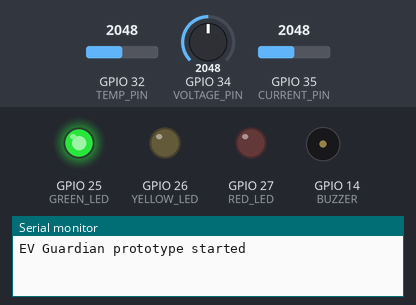
Simulated run of this sketch. Board: ESP32. Parts: output pins drawn as LEDs (lit = HIGH), buzzer (waves = sounding, pin HIGH), the last lines printed to the serial monitor. The test bench sets the inputs (shaded band); at power-on: GPIO 34 (VOLTAGE_PIN) = 2048, GPIO 35 (CURRENT_PIN) = 2048, GPIO 32 (TEMP_PIN) = 2048 (analog values on the 0–4095 scale).

Above: at 0.1 s.
At 2.8 s:
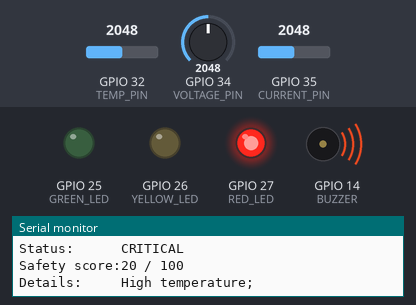
2.9 s: GPIO 34 (VOLTAGE_PIN) set to 2573
4.4 s: GPIO 34 (VOLTAGE_PIN) set to 2681
7.5 s: GPIO 35 (CURRENT_PIN) set to 2787
9.0 s: GPIO 35 (CURRENT_PIN) set to 2892
11.5 s: GPIO 32 (TEMP_PIN) set to 610
13.0 s: GPIO 32 (TEMP_PIN) set to 507
Timing chart, 0 to 16.0 s (numbered marks = the images above; inputs shaded):
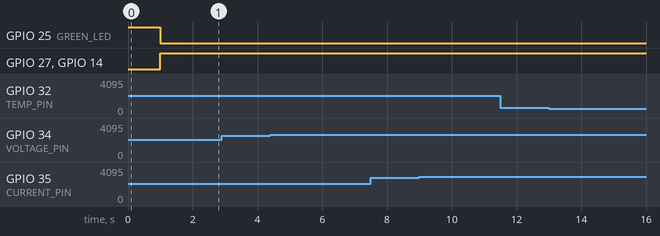

The sketch:

EV_Guardian.ino
```cpp
/*
  EV Guardian — prototype EV safety monitor

  For an ESP32 connected to a LOW-VOLTAGE demonstration battery only.
  Do not connect an ESP32, an ACS712, or a basic resistor divider directly
  to a traction battery / high-voltage EV pack. Use certified isolated
  measurement hardware and professional validation for any real vehicle.
*/

// ---------- Pin connections ----------
const int TEMP_PIN = 32;       // LM35 temperature sensor output
const int VOLTAGE_PIN = 34;    // Voltage-divider output (max 3.3 V)
const int CURRENT_PIN = 35;    // ACS712 analogue output (max 3.3 V)
const int GREEN_LED = 25;
const int YELLOW_LED = 26;
const int RED_LED = 27;
const int BUZZER = 14;         // Active buzzer module

// ---------- Prototype calibration ----------
// Change these values after measuring your own circuit with a multimeter.
const float ADC_REFERENCE_V = 3.30;
const float ADC_MAX = 4095.0;
const float VOLTAGE_DIVIDER_RATIO = 2.0;  // e.g. 10k / 10k divider
const float CURRENT_ZERO_V = 1.65;        // ACS712 midpoint at 0 A
const float CURRENT_SENSITIVITY = 0.185;  // V/A for ACS712 5 A version

// ---------- Demonstration thresholds ----------
const float TEMP_WARNING_C = 45.0;
const float TEMP_CRITICAL_C = 55.0;
const float MIN_BATTERY_V = 3.20;         // Example: one Li-ion cell
const float MAX_BATTERY_V = 4.25;
const float CURRENT_WARNING_A = 3.5;
const float CURRENT_CRITICAL_A = 4.5;
const unsigned long SAMPLE_INTERVAL_MS = 1000;

enum SafetyLevel { SAFE, WARNING, CRITICAL };
unsigned long lastSample = 0;

float readPinVoltage(int pin) {
  return (analogRead(pin) / ADC_MAX) * ADC_REFERENCE_V;
}

float readTemperatureC() {
  // LM35 output changes by 10 mV per degree Celsius.
  return readPinVoltage(TEMP_PIN) * 100.0;
}

float readBatteryVoltage() {
  return readPinVoltage(VOLTAGE_PIN) * VOLTAGE_DIVIDER_RATIO;
}

float readCurrentA() {
  float amps = (readPinVoltage(CURRENT_PIN) - CURRENT_ZERO_V) / CURRENT_SENSITIVITY;
  return abs(amps);
}

SafetyLevel assessSafety(float temperatureC, float batteryV, float currentA) {
  if (temperatureC >= TEMP_CRITICAL_C ||
      batteryV < MIN_BATTERY_V || batteryV > MAX_BATTERY_V ||
      currentA >= CURRENT_CRITICAL_A) {
    return CRITICAL;
  }

  if (temperatureC >= TEMP_WARNING_C || currentA >= CURRENT_WARNING_A) {
    return WARNING;
  }

  return SAFE;
}

int safetyScore(SafetyLevel level) {
  if (level == SAFE) return 100;
  if (level == WARNING) return 60;
  return 20;
}

const char* levelName(SafetyLevel level) {
  if (level == SAFE) return "SAFE";
  if (level == WARNING) return "WARNING";
  return "CRITICAL";
}

String faultSummary(float temperatureC, float batteryV, float currentA) {
  String faults = "";
  if (temperatureC >= TEMP_WARNING_C) faults += "High temperature; ";
  if (batteryV < MIN_BATTERY_V) faults += "Low voltage; ";
  if (batteryV > MAX_BATTERY_V) faults += "Over-voltage; ";
  if (currentA >= CURRENT_WARNING_A) faults += "High current; ";
  if (faults.length() == 0) return "No fault detected";
  return faults;
}

void showAlert(SafetyLevel level) {
  digitalWrite(GREEN_LED, level == SAFE);
  digitalWrite(YELLOW_LED, level == WARNING);
  digitalWrite(RED_LED, level == CRITICAL);

  // Active buzzer: audible only for a critical condition.
  digitalWrite(BUZZER, level == CRITICAL);
}

void printReading(float temperatureC, float batteryV, float currentA, SafetyLevel level) {
  Serial.println("----------------------------------------");
  Serial.printf("Temperature: %.1f C\n", temperatureC);
  Serial.printf("Battery:     %.2f V\n", batteryV);
  Serial.printf("Current:     %.2f A\n", currentA);
  Serial.printf("Status:      %s\n", levelName(level));
  Serial.printf("Safety score:%d / 100\n", safetyScore(level));
  Serial.print("Details:     ");
  Serial.println(faultSummary(temperatureC, batteryV, currentA));
}

void setup() {
  Serial.begin(115200);
  analogReadResolution(12);
  pinMode(GREEN_LED, OUTPUT);
  pinMode(YELLOW_LED, OUTPUT);
  pinMode(RED_LED, OUTPUT);
  pinMode(BUZZER, OUTPUT);
  showAlert(SAFE);
  Serial.println("EV Guardian prototype started");
}

void loop() {
  if (millis() - lastSample < SAMPLE_INTERVAL_MS) return;
  lastSample = millis();

  float temperatureC = readTemperatureC();
  float batteryV = readBatteryVoltage();
  float currentA = readCurrentA();
  SafetyLevel level = assessSafety(temperatureC, batteryV, currentA);

  showAlert(level);
  printReading(temperatureC, batteryV, currentA, level);
}
```
